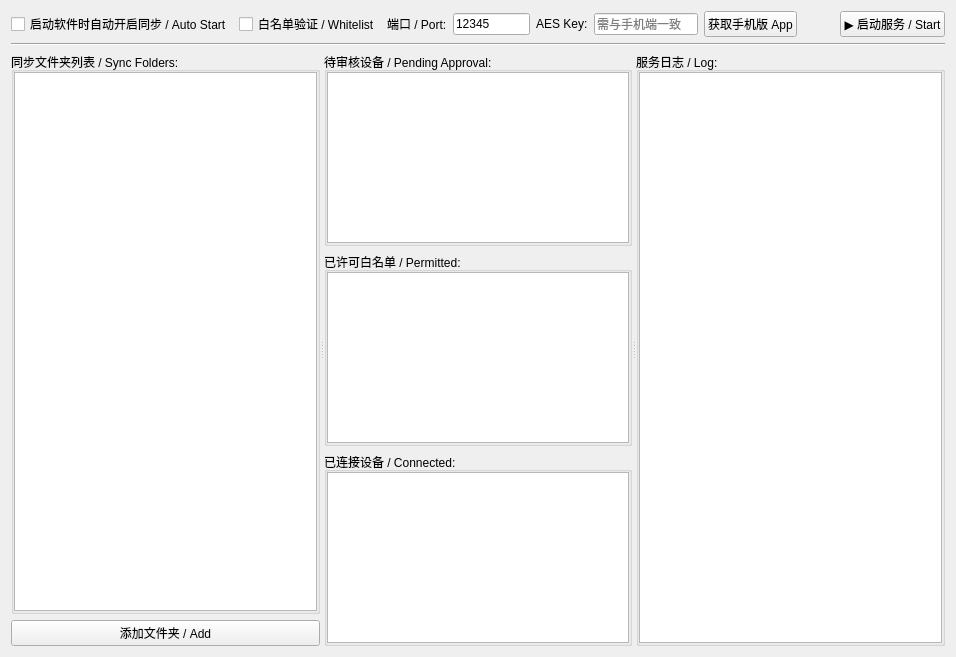
<?xml version="1.0" encoding="UTF-8"?>
<ui version="4.0">
 <class>SyncWidget</class>
 <widget class="QWidget" name="SyncWidget">
  <property name="geometry">
   <rect>
    <x>0</x>
    <y>0</y>
    <width>956</width>
    <height>657</height>
   </rect>
  </property>
  <layout class="QGridLayout" name="gridLayout">
   <item row="0" column="0">
    <layout class="QHBoxLayout" name="horizontalLayout">
     <item>
      <widget class="QCheckBox" name="chkAutoStart">
       <property name="text">
        <string>启动软件时自动开启同步 / Auto Start</string>
       </property>
      </widget>
     </item>
     <item>
      <widget class="QCheckBox" name="chkWhitelist">
       <property name="text">
        <string>白名单验证 / Whitelist</string>
       </property>
      </widget>
     </item>
     <item>
      <widget class="QLabel" name="label">
       <property name="text">
        <string>端口 / Port:</string>
       </property>
      </widget>
     </item>
     <item>
      <widget class="QLineEdit" name="editPort">
       <property name="maximumSize">
        <size>
         <width>80</width>
         <height>16777215</height>
        </size>
       </property>
       <property name="text">
        <string>12345</string>
       </property>
      </widget>
     </item>
     <item>
      <widget class="QLabel" name="label_2">
       <property name="text">
        <string>AES Key:</string>
       </property>
      </widget>
     </item>
     <item>
      <widget class="QLineEdit" name="editAesKey">
       <property name="echoMode">
        <enum>QLineEdit::EchoMode::PasswordEchoOnEdit</enum>
       </property>
       <property name="placeholderText">
        <string>需与手机端一致</string>
       </property>
      </widget>
     </item>
     <item>
      <widget class="QPushButton" name="btnGetMobileApp">
       <property name="cursor">
        <cursorShape>PointingHandCursor</cursorShape>
       </property>
       <property name="toolTip">
        <string>使用系统浏览器打开手机版同步 App 的最新 GitHub Release 页面。</string>
       </property>
       <property name="text">
        <string>获取手机版 App</string>
       </property>
      </widget>
     </item>
     <item>
      <spacer name="horizontalSpacer">
       <property name="orientation">
        <enum>Qt::Orientation::Horizontal</enum>
       </property>
       <property name="sizeHint" stdset="0">
        <size>
         <width>40</width>
         <height>20</height>
        </size>
       </property>
      </spacer>
     </item>
     <item>
      <widget class="QPushButton" name="btnStart">
       <property name="text">
        <string>▶ 启动服务 / Start</string>
       </property>
      </widget>
     </item>
    </layout>
   </item>
   <item row="1" column="0">
    <widget class="Line" name="line">
     <property name="orientation">
      <enum>Qt::Orientation::Horizontal</enum>
     </property>
    </widget>
   </item>
   <item row="2" column="0">
    <widget class="QSplitter" name="splitter">
     <property name="orientation">
      <enum>Qt::Orientation::Horizontal</enum>
     </property>
     <widget class="QWidget" name="layoutWidget">
      <layout class="QVBoxLayout" name="verticalLayout_2">
       <item>
        <widget class="QGroupBox" name="groupBox">
         <property name="title">
          <string>同步文件夹列表 / Sync Folders:</string>
         </property>
         <layout class="QVBoxLayout" name="verticalLayout">
          <property name="leftMargin">
           <number>0</number>
          </property>
          <property name="topMargin">
           <number>0</number>
          </property>
          <property name="rightMargin">
           <number>0</number>
          </property>
          <property name="bottomMargin">
           <number>0</number>
          </property>
          <item>
           <widget class="QListWidget" name="listFolders">
            <property name="lineWidth">
             <number>0</number>
            </property>
           </widget>
          </item>
         </layout>
        </widget>
       </item>
       <item>
        <layout class="QHBoxLayout" name="horizontalLayout_2">
         <item>
          <widget class="QPushButton" name="btnAddFolder">
           <property name="text">
            <string>添加文件夹 / Add</string>
           </property>
          </widget>
         </item>
        </layout>
       </item>
      </layout>
     </widget>
     <widget class="QWidget" name="layoutWidget1">
      <layout class="QVBoxLayout" name="verticalLayout_3">
       <item>
        <widget class="QGroupBox" name="groupBox_2">
         <property name="title">
          <string>待审核设备 / Pending Approval:</string>
         </property>
         <layout class="QVBoxLayout" name="verticalLayout_5">
          <property name="spacing">
           <number>0</number>
          </property>
          <property name="leftMargin">
           <number>0</number>
          </property>
          <property name="topMargin">
           <number>0</number>
          </property>
          <property name="rightMargin">
           <number>0</number>
          </property>
          <property name="bottomMargin">
           <number>0</number>
          </property>
          <item>
           <widget class="QListWidget" name="listDevices"/>
          </item>
         </layout>
        </widget>
       </item>
       <item>
        <widget class="QGroupBox" name="groupBox_3">
         <property name="title">
          <string>已许可白名单 / Permitted:</string>
         </property>
         <layout class="QVBoxLayout" name="verticalLayout_6">
          <property name="spacing">
           <number>0</number>
          </property>
          <property name="leftMargin">
           <number>0</number>
          </property>
          <property name="topMargin">
           <number>0</number>
          </property>
          <property name="rightMargin">
           <number>0</number>
          </property>
          <property name="bottomMargin">
           <number>0</number>
          </property>
          <item>
           <widget class="QListWidget" name="listWhitelist"/>
          </item>
         </layout>
        </widget>
       </item>
       <item>
        <widget class="QGroupBox" name="groupBox_4">
         <property name="title">
          <string>已连接设备 / Connected:</string>
         </property>
         <layout class="QVBoxLayout" name="verticalLayout_7">
          <property name="spacing">
           <number>0</number>
          </property>
          <property name="leftMargin">
           <number>0</number>
          </property>
          <property name="topMargin">
           <number>0</number>
          </property>
          <property name="rightMargin">
           <number>0</number>
          </property>
          <property name="bottomMargin">
           <number>0</number>
          </property>
          <item>
           <widget class="QListWidget" name="listActive"/>
          </item>
         </layout>
        </widget>
       </item>
      </layout>
     </widget>
     <widget class="QWidget" name="layoutWidget2">
      <layout class="QVBoxLayout" name="verticalLayout_4">
       <item>
        <widget class="QGroupBox" name="groupBox_5">
         <property name="title">
          <string>服务日志 / Log:</string>
         </property>
         <layout class="QVBoxLayout" name="verticalLayout_8">
          <property name="spacing">
           <number>0</number>
          </property>
          <property name="leftMargin">
           <number>0</number>
          </property>
          <property name="topMargin">
           <number>0</number>
          </property>
          <property name="rightMargin">
           <number>0</number>
          </property>
          <property name="bottomMargin">
           <number>0</number>
          </property>
          <item>
           <widget class="QTextEdit" name="logOutput">
            <property name="readOnly">
             <bool>true</bool>
            </property>
           </widget>
          </item>
         </layout>
        </widget>
       </item>
      </layout>
     </widget>
    </widget>
   </item>
  </layout>
 </widget>
 <resources/>
 <connections/>
</ui>
